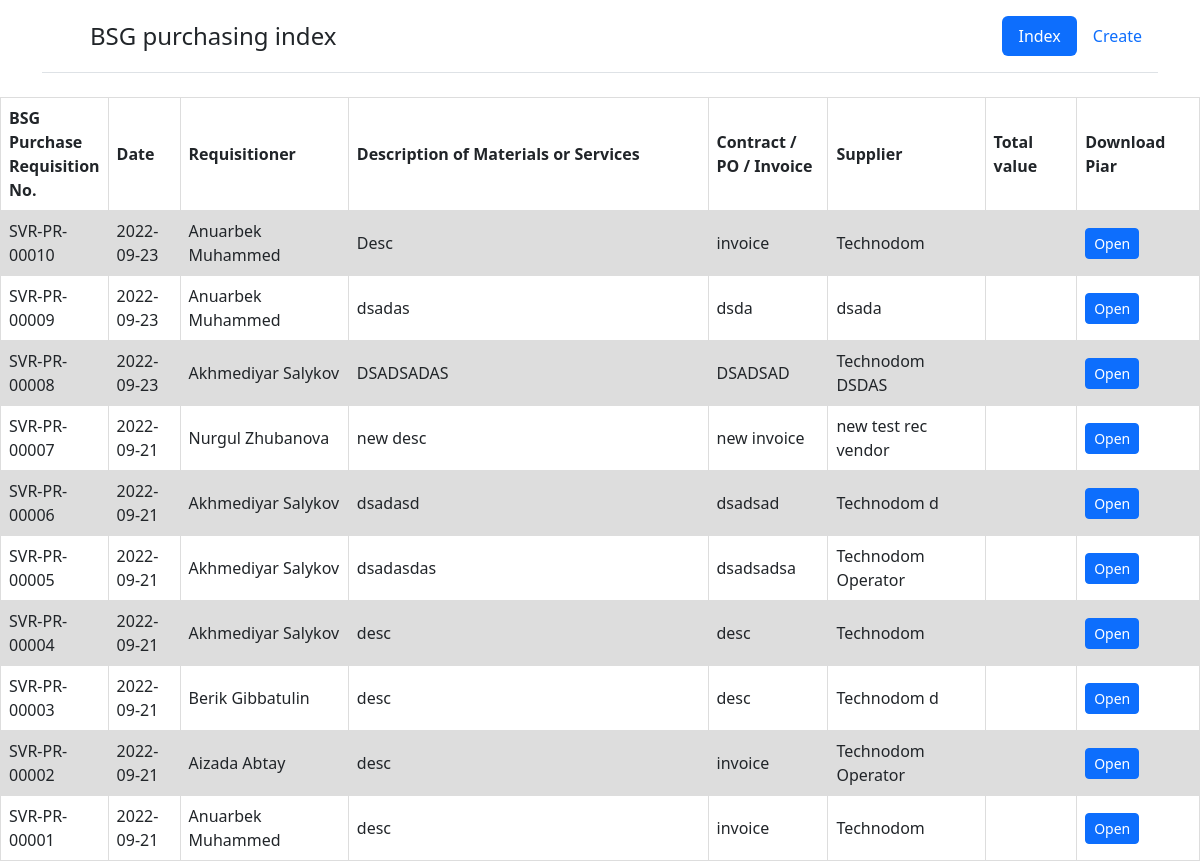
The page / on the database its author committed.
### app.py (models this page shows)
class Article(db.Model):
    __tablename__ = 'article'
    id = Column(Integer, primary_key=True)
    requis = Column(String(50))
    vendor = Column(Text, nullable=True)
    desc = Column(Text)
    invoice = Column(Text)
    date = Column(DateTime, default=datetime.utcnow)
    piar = relationship('Piar', backref='article', lazy='dynamic')

### app.py (the view)
@app.route('/index')
@app.route('/')
def index():
    articles = Article.query.order_by(Article.id.desc()).all()
    return render_template('index.html', articles=articles)

### templates/index.html (shortened to what this page needs)
{% extends 'base.html' %}
{% block body %}
  <table>
    <tr>
      <th width="7%">BSG Purchase Requisition No.</th>
      <th width="6%">Date</th>
      <th>Requisitioner</th>
      <th width="30%">Description of Materials or Services</th>
      <th width="10%">Contract / PO / Invoice</th>
      <th>Supplier</th>
      <th>Total value</th>
      <th>Download Piar</th>
    </tr>
   {% for el in articles %}
    <tr>
      <td>SVR-PR-{{ '{:05}'.format(el.id) }}</td>
      <td>{{el.date.date()}}</td>
      <td>{{ el.requis }}</td>
      <td>{{ el.desc }}</td>
      <td>{{ el.invoice }}</td>
      <td>{{el.vendor}}</td>
      <td>{{el.total_price}} </td>
      <td><a href="/index/{{ el.id }}" class="btn btn-primary btn-sm">Open</a></td>
    </tr>
   {% endfor %}
  </table>
{% endblock %}

### templates/base.html (shortened to what this page needs)
<!doctype html>
<html lang="ru">
<head>
    <link rel="stylesheet" href="https://cdn.jsdelivr.net/npm/bootstrap@5.2.0/dist/css/bootstrap.min.css">
    <link rel="stylesheet" type="text/css" href="{{ url_for('static', filename='style.css') }}" />
</head>
<body>
   <div class="container">
    <header class="d-flex flex-wrap justify-content-center py-3 mb-4 border-bottom">
      <a href="/" class="d-flex align-items-center mb-3 mb-md-0 me-md-auto text-dark text-decoration-none">
        <svg class="bi me-2" width="40" height="32"><use xlink:href="#bootstrap"></use></svg>
        <span class="fs-4">BSG purchasing index </span>
      </a>
      <ul class="nav nav-pills">
        <li class="nav-item"><a href="/" class="nav-link active" aria-current="page">Index</a></li>
        <li class="nav-item"><a href="/create" class="nav-link">Create</a></li>
      </ul>
    </header>
  </div>
  {% block body %}{% endblock %}
</body>
</html>

### static/style.css (style rules this page uses)
td, th { border: 1px solid #dddddd; text-align: left; padding: 8px; }
tr:nth-child(even) { background-color: #dddddd; }

### rows shown on the page
Article: id "00010", date "2022-09-23", requis "Anuarbek Muhammed", desc "Desc", invoice "invoice", vendor "Technodom"
Article: id "00009", date "2022-09-23", requis "Anuarbek Muhammed", desc "dsadas", invoice "dsda", vendor "dsada"
Article: id "00008", date "2022-09-23", requis "Akhmediyar Salykov", desc "DSADSADAS", invoice "DSADSAD", vendor "Technodom DSDAS"
Article: id "00007", date "2022-09-21", requis "Nurgul Zhubanova", desc "new desc", invoice "new invoice", vendor "new test rec vendor"
Article: id "00006", date "2022-09-21", requis "Akhmediyar Salykov", desc "dsadasd", invoice "dsadsad", vendor "Technodom d"
Article: id "00005", date "2022-09-21", requis "Akhmediyar Salykov", desc "dsadasdas", invoice "dsadsadsa", vendor "Technodom Operator"
Article: id "00004", date "2022-09-21", requis "Akhmediyar Salykov", desc "desc", invoice "desc", vendor "Technodom"
Article: id "00003", date "2022-09-21", requis "Berik Gibbatulin", desc "desc", invoice "desc", vendor "Technodom d"
Article: id "00002", date "2022-09-21", requis "Aizada Abtay", desc "desc", invoice "invoice", vendor "Technodom Operator"
Article: id "00001", date "2022-09-21", requis "Anuarbek Muhammed", desc "desc", invoice "invoice", vendor "Technodom"
